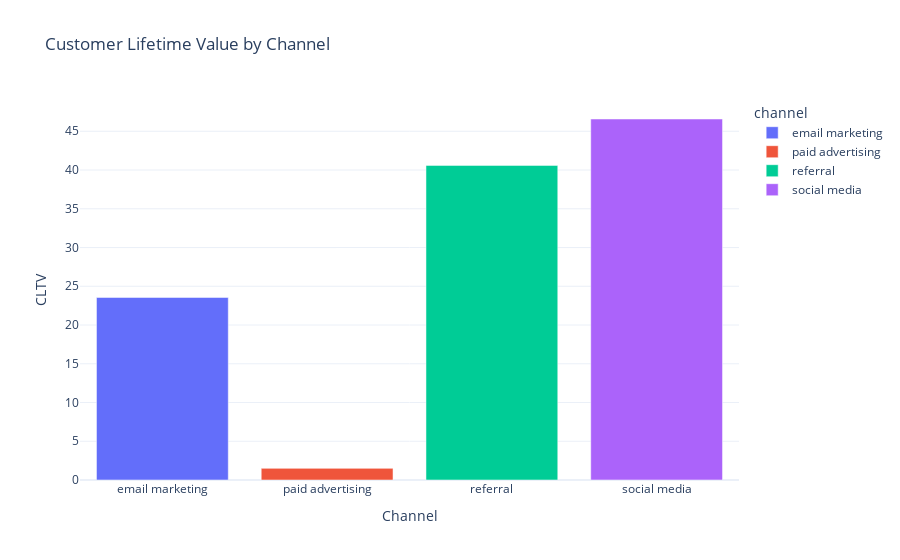

Notebook source saved alongside this figure:
### Code cell
#CLTV = (revenue – cost) * conversion_rate / cost
data['cltv'] = (data['revenue'] - data['cost']) * data['conversion_rate'] / data['cost']

channel_cltv = data.groupby('channel')['cltv'].mean().reset_index()

fig = px.bar(channel_cltv, x='channel', y='cltv', color='channel',
             title='Customer Lifetime Value by Channel')

fig.update_xaxes(title='Channel')
fig.update_yaxes(title='CLTV')

fig.show()

### Figure 1 — Plotly figure (JSON) as saved in the notebook; plotly's stock layout.template omitted (floating-point values rounded to 4 significant figures)
{"data": [{"alignmentgroup": "True", "hovertemplate": "channel=%{x}<br>cltv=%{y}<extra></extra>", "legendgroup": "email marketing", "marker": {"color": "#636efa", "pattern": {"shape": ""}}, "name": "email marketing", "offsetgroup": "email marketing", "orientation": "v", "showlegend": true, "textposition": "auto", "type": "bar", "x": ["email marketing"], "xaxis": "x", "y": [23.56], "yaxis": "y"}, {"alignmentgroup": "True", "hovertemplate": "channel=%{x}<br>cltv=%{y}<extra></extra>", "legendgroup": "paid advertising", "marker": {"color": "#EF553B", "pattern": {"shape": ""}}, "name": "paid advertising", "offsetgroup": "paid advertising", "orientation": "v", "showlegend": true, "textposition": "auto", "type": "bar", "x": ["paid advertising"], "xaxis": "x", "y": [1.501], "yaxis": "y"}, {"alignmentgroup": "True", "hovertemplate": "channel=%{x}<br>cltv=%{y}<extra></extra>", "legendgroup": "referral", "marker": {"color": "#00cc96", "pattern": {"shape": ""}}, "name": "referral", "offsetgroup": "referral", "orientation": "v", "showlegend": true, "textposition": "auto", "type": "bar", "x": ["referral"], "xaxis": "x", "y": [40.6], "yaxis": "y"}, {"alignmentgroup": "True", "hovertemplate": "channel=%{x}<br>cltv=%{y}<extra></extra>", "legendgroup": "social media", "marker": {"color": "#ab63fa", "pattern": {"shape": ""}}, "name": "social media", "offsetgroup": "social media", "orientation": "v", "showlegend": true, "textposition": "auto", "type": "bar", "x": ["social media"], "xaxis": "x", "y": [46.58], "yaxis": "y"}], "layout": {"autosize": true, "barmode": "relative", "legend": {"title": {"text": "channel"}, "tracegroupgap": 0}, "title": {"text": "Customer Lifetime Value by Channel"}, "xaxis": {"anchor": "y", "autorange": true, "categoryarray": ["email marketing", "paid advertising", "referral", "social media"], "categoryorder": "array", "domain": [0, 1], "range": [-0.5, 3.5], "title": {"text": "Channel"}, "type": "category"}, "yaxis": {"anchor": "x", "autorange": true, "domain": [0, 1], "range": [0, 49.04], "title": {"text": "CLTV"}, "type": "linear"}}}
